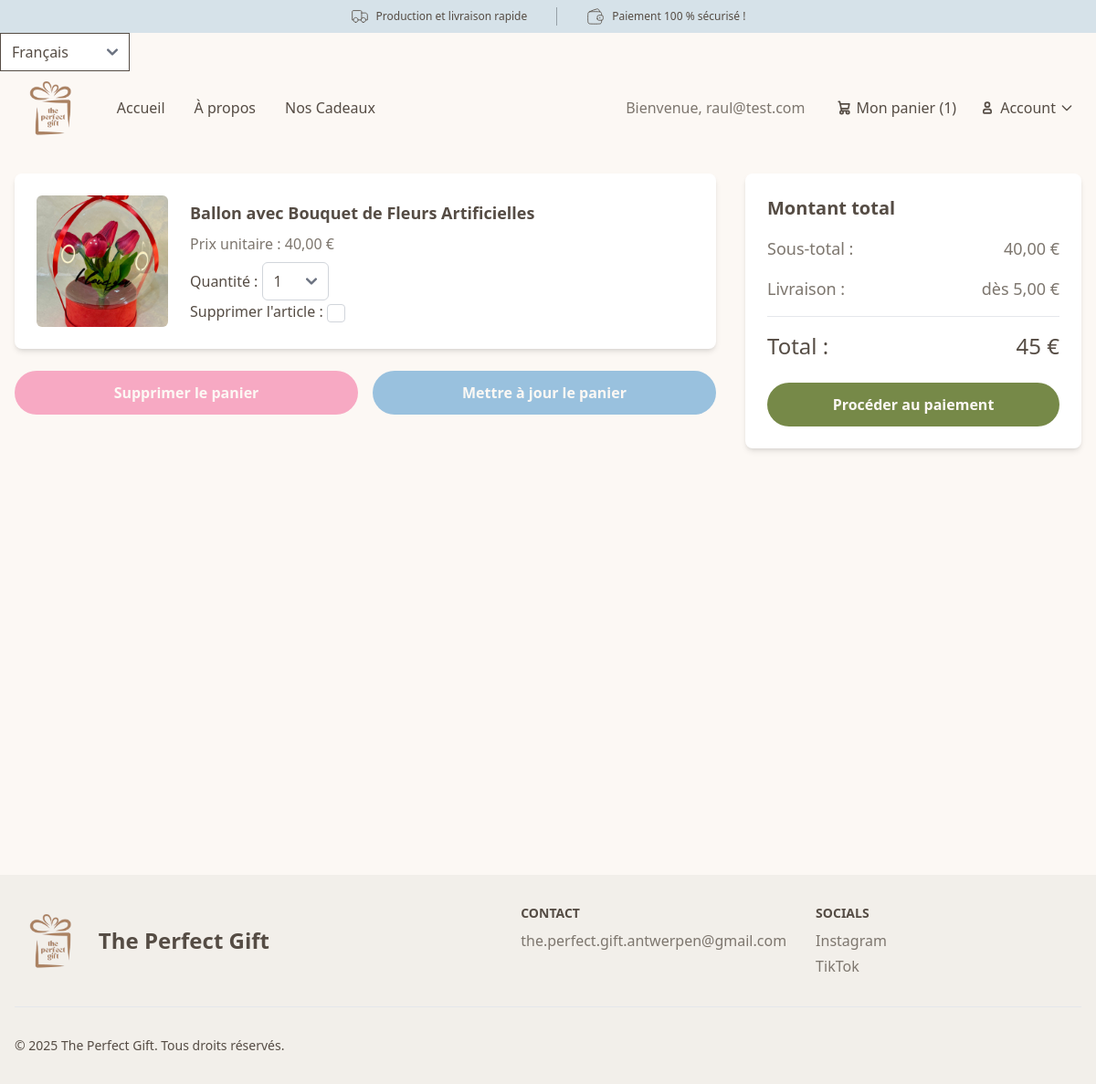
Screenshot of /boutique/cart (signed in) with the database file from the repository.
### accounts/models.py (models this page shows)
class Shopper(AbstractUser):
    username = None
    email = models.EmailField(max_length=240, unique=True)
    stripe_id = models.CharField(max_length=240, blank=True)
    last_transaction_trace_id = models.CharField(max_length=240, blank=True, null=True)
    USERNAME_FIELD = 'email'
    REQUIRED_FIELDS = []
    objects = CustomUserManager()

### store/models.py (models this page shows, shortened)
class Cart(models.Model):
    user = models.OneToOneField(AUTH_USER_MODEL, on_delete=models.CASCADE)
    orders = models.ManyToManyField(Order)

class Order(models.Model):
    user = models.ForeignKey(AUTH_USER_MODEL, on_delete=models.CASCADE) #user relie a plusieurs articles grace a foreignKey() - on_delete-> si user deleted from db if will erase his stored products
    product = models.ForeignKey(Product, on_delete=models.CASCADE) # product relie a plusieurs articles grace a foreignKey() - on_delete-> if product deleted from db if will erase his stored products
    quantity = models.IntegerField(default=1) # quantity of one item in the cart
    ordered = models.BooleanField(default=False)
    ordered_date = models.DateTimeField(blank=True, null=True)

class Product(models.Model):
    name = models.CharField(max_length=200)
    slug = models.SlugField(max_length=100, unique=True, blank=True)  # Slug généré automatiquement si vide
    price = models.DecimalField(max_digits=10, decimal_places=2, default=0.00)
    available = models.BooleanField(default=True)
    description = RichTextField(blank=True)  # RichText pour mise en forme
    thumbnail = models.ImageField(upload_to="products", blank=True, null=True)  # Image principale
    variants = models.ManyToManyField("self", blank=True, symmetrical=False)
    stripe_id = models.CharField(max_length=90, blank=True)

### store/views.py (the view)
# urls.py: path('cart', cart, name="cart"),
@login_required
def cart(request):
    orderes = Order.objects.filter(user=request.user, ordered=False) # get orders for the user
    if orderes.count() == 0:
        return redirect("index")
    OrderFormSet = modelformset_factory(Order, form=OrderForm, extra=0) # forms for the orders - extra=0 to not add new forms - form=OrderForm to use the form we created
    formset = OrderFormSet(queryset=orderes) # queryset to get the orders
    if request.method == "POST":
        formset = OrderFormSet(request.POST)
        if formset.is_valid():
            formset.save()
            return redirect('store:cart')
    total_price = round(sum(order.product.price * order.quantity for order in orderes), 2)
    return render(request, 'store/cart.html', context={"forms": formset, "total_price": total_price})

### store/templates/store/cart.html (shortened to what this page needs)
{% extends 'base.html' %} {% load i18n %} {% block content %}
<div class="max-w-screen-xl px-4 mx-auto 2xl:px-0 py-8 min-h-screen">
  <div class="grid grid-cols-1 lg:grid-cols-3 gap-8">
    <div class="lg:col-span-2">
      <form method="POST">
        {% csrf_token %} {{ forms.management_form }} {% for form in forms %}
        <div class="rounded-lg p-6 mb-6 bg-white shadow-md">
          <div class="flex items-center">
            <img
              src="{{ form.instance.product.thumbnail.url }}"
              alt="{{ form.instance.product.name }}"
              class="w-36 h-36 object-cover rounded-md mr-6"
            />
            <div>
              <h2 class="text-lg font-semibold text-primary mb-2">
                {{ form.instance.product.name }}
              </h2>
              <p class="text-secondary mb-2">
                {% trans "Prix unitaire:" %} {{ form.instance.product.price }} €
              </p>
              {{ form.as_p }}
            </div>
          </div>
        </div>
        {% endfor %}
        <div class="mt-6 flex md:justify-between">
          <a
            href="{% url 'store:delete-cart' %}"
            class="w-full mr-4  items-center justify-center px-5 py-3 text-base font-semibold text-center rounded-full bg-darkRose hover:bg-[#F37A9E] transition ease-in text-blanc"
          >
            {% trans "Supprimer le panier" %}
          </a>
          <button
            type="submit"
            class="w-full  items-center justify-center px-5 py-3 text-base font-semibold text-center rounded-full bg-darkBlue hover:bg-darkestBlue text-blanc"
          >
            {% trans "Mettre à jour le panier" %}
          </button>
        </div>
      </form>
    </div>
    <div class="rounded-lg p-6 bg-white shadow-md lg:h-auto">
      <h3 class="text-xl font-semibold text-primary mb-4">{% trans "Montant total" %}</h3>
      <div class="flex justify-between text-lg text-secondary mb-4">
      <span>{% trans "Sous-total:" %}</span>
      <span>{{ total_price }} €</span>
      </div>
      <div class="flex justify-between text-lg text-secondary mb-4">
      <span>{% trans "Livraison:" %}</span>
      <span>{% trans "dès 5,00 €" %}</span>
      </div>
      <div class="border-t pt-4 flex justify-between text-2xl text-primary">
      <span>{% trans "Total:" %}</span>
      <span>{{ total_price|add:5 }} €</span>
      </div>
      <div class="mt-6">
      <form action="{% url 'store:create_checkout_session' %}" method="POST">
        <button
        type="submit"
        class="w-full items-center justify-center px-5 py-3 text-base font-semibold text-center rounded-full bg-[#768948] hover:bg-[#5a6b32] transition ease-in text-blanc"
        >
        {% trans "Procéder au paiement" %}
        </button>
      </form>
      </div>
    </div>
  </div>
</div>
{% endblock %}

### templates/base.html (shortened to what this page needs)
{% load static tailwind_tags %} {% load i18n %}
<!DOCTYPE html>
<html lang="fr">
  <head>
    {% tailwind_css %}
    <link rel="stylesheet" href="{% static 'css/dist/styles.css' %}" />
  </head>
  <body class="bg-blanc text-primary">
    <div class="hidden sm:flex">
      <div
        class="flex flex-col md:flex-row md:justify-center md:space-x-8 md:py-2 bg-lightBlue w-full"
      >
        <div
          class="hidden first:flex md:flex flex-col grow md:grow-0 md:border-r md:last:border-none md:border-gray-950/30 md:pr-8 last:pr-0"
        >
          <div class="flex justify-between items-center">
            <div class="flex items-center">
              <div class="text-xs md:text-md">
                <p>{% trans "Production et livraison rapide" %}</p>
              </div>
            </div>
          </div>
        </div>
        <div
          class="hidden first:flex md:flex flex-col grow md:grow-0 md:border-r md:last:border-none md:border-gray-950/30 md:pr-8 last:pr-0"
        >
          <div class="flex justify-between items-center">
            <div class="flex items-center">
              <div class="text-xs md:text-md">
                <p>{% trans "Paiement 100 % sécurisé !" %}</p>
              </div>
            </div>
          </div>
        </div>
      </div>
    </div>
    <form action="{% url 'set_language' %}" method="post">
      <select name="language" onchange="this.form.submit()">
        <option value="fr" {% if request.LANGUAGE_CODE == 'fr' %}selected{% endif %}>
          Français
        </option>
      </select>
    </form>
    <nav class="antialiased">
      <div class="max-w-screen-xl px-4 mx-auto 2xl:px-0">
        <div class="flex items-center justify-between">
          <div class="flex items-center space-x-8">
            <div class="shrink-0">
              <a
                href="{% url 'index' %}"
                class="flex items-center space-x-3 rtl:space-x-reverse"
              >
              <img src="{% static 'images/logo-transparent.png' %}" class="h-20" alt="{% trans 'La Boutique de Cadeaux' %}" />
              </a>
            </div>
            <ul class="hidden lg:flex items-center justify-start gap-6 md:gap-8 py-3 sm:justify-center">
              <li><a href="{% url 'index' %}" class="flex text-base font-medium hover:text-accent duration-100 ease-in">{% trans "Accueil" %}</a></li>
              <li><a href="{% url 'store:about' %}" class="flex text-base font-medium hover:text-accent duration-100 ease-in">{% trans "A propos" %}</a></li>
              <li><a href="{% url 'store:product-list' %}" class="flex text-base font-medium hover:text-accent duration-100 ease-in">{% trans "Nos Cadeaux" %}</a></li>
            </ul>
          </div>
          <div class="flex items-center lg:space-x-2">
            {% if user.is_authenticated %}
            <span class="mr-4 font-medium text-secondary hidden md:block">{% trans "Bienvenue" %}, {{ user.email }}</span>
            {% if user.cart and not user.cart.ordered %}
            <a
              href="{% url 'store:cart' %}"
              class="inline-flex items-center rounded-lg justify-center p-2 font-medium leading-none hover:bg-rose text-base text-primary hover:text-pink-400"
            >
              <span class="hidden sm:flex"
                >{% trans "Mon panier" %} ({{ user.cart.orders.count }})</span
              >
            </a>
            {% endif %}
            <button
              id="userDropdownButton1"
              data-dropdown-toggle="userDropdown1"
              type="button"
              class="inline-flex items-center rounded-lg justify-center p-2 hover:bg-rose text-base font-medium leading-none text-primary hover:text-pink-400"
            >
              <svg
                class="w-5 h-5 me-1"
                aria-hidden="true"
                xmlns="http://www.w3.org/2000/svg"
                width="24"
                height="24"
                fill="none"
                viewBox="0 0 24 24"
              >
                <path
                  stroke="currentColor"
                  stroke-width="2"
                  d="M7 17v1a1 1 0 0 0 1 1h8a1 1 0 0 0 1-1v-1a3 3 0 0 0-3-3h-4a3 3 0 0 0-3 3Zm8-9a3 3 0 1 1-6 0 3 3 0 0 1 6 0Z"
                />
              </svg>
              Account
              <svg
                class="w-4 h-4 ms-1"
                aria-hidden="true"
                xmlns="http://www.w3.org/2000/svg"
                width="24"
                height="24"
                fill="none"
                viewBox="0 0 24 24"
              >
                <path
                  stroke="currentColor"
                  stroke-linecap="round"
                  stroke-linejoin="round"
                  stroke-width="2"
                  d="m19 9-7 7-7-7"
                />
              </svg>
            </button>
            {% endif %}
          </div>
        </div>
      </div>
    </nav>
    <main class="">
      {% block content %} {% endblock %}
    </main>
    <footer class="px-4 py-8 bg-[#f2efea]">
      <div class="mx-auto max-w-screen-xl">
        <div class="md:flex md:justify-between">
          <div class="mb-6 md:mb-0">
            <a href="{% url 'index' %}" class="flex items-center">
              <img src="{% static 'images/logo-transparent.png' %}" class="mr-3 h-20" alt="{% trans 'La Boutique de Cadeaux' %}" />
              <span class="self-center text-2xl font-semibold whitespace-nowrap text-primary">{% trans "The Perfect Gift" %}</span>
            </a>
          </div>
          <div class="grid grid-cols-1 md:grid-cols-2 md:gap-8 gap-4 ">
            <div>
              <h2 class="md:mb-6 mb-2 text-sm font-semibold uppercase text-primary">{% trans "Contact" %}</h2>
              <ul class="text-secondary">
                <li class="mb-4">
                  <a href="mailto:the.perfect.gift.antwerpen@gmail.com" class="hover:underline">the.perfect.gift.antwerpen@gmail.com</a>
                </li>
              </ul>
            </div>
            <div>
              <h2 class="md:mb-6 mb-2 text-sm font-semibold text-primary uppercase ">{% trans "Socials" %}</h2>
              <ul class="text-secondary">
                <li class="md:mb-4 mb-1">
                  <a href="https://www.instagram.com/the.perfect.gift.antwerpen?igsh=MTlobnpmemYyMGU3" class="hover:underline">Instagram</a>
                </li>
                <li>
                  <a href="https://www.tiktok.com/@the.perfect.gift3?_t=ZN-8ue455o8Jss&_r=1" class="hover:underline">TikTok</a>
                </li>
              </ul>
            </div>
          </div>
        </div>
        <hr class="my-6 border-gray-200 sm:mx-auto dark:border-gray-700 lg:my-8" />
        <div class="sm:flex sm:items-center sm:justify-between">
          <span class="text-sm  sm:text-center text-primary">&copy; 2025 {% trans "The Perfect Gift. Tous droits réservés." %}</span>
        </div>
      </div>
    </footer>
  </body>
</html>

### rows the page displays
Shopper: email "raul@test.com", cart.orders.count "1"
Order: instance.product.thumbnail (picture), instance.product.name "Ballon avec Bouquet de Fleurs Artificielles", instance.product.price "40,00"

### other values shown
{{ total_price }} "40,00"
{{ total_price|add:5 }} "45"
